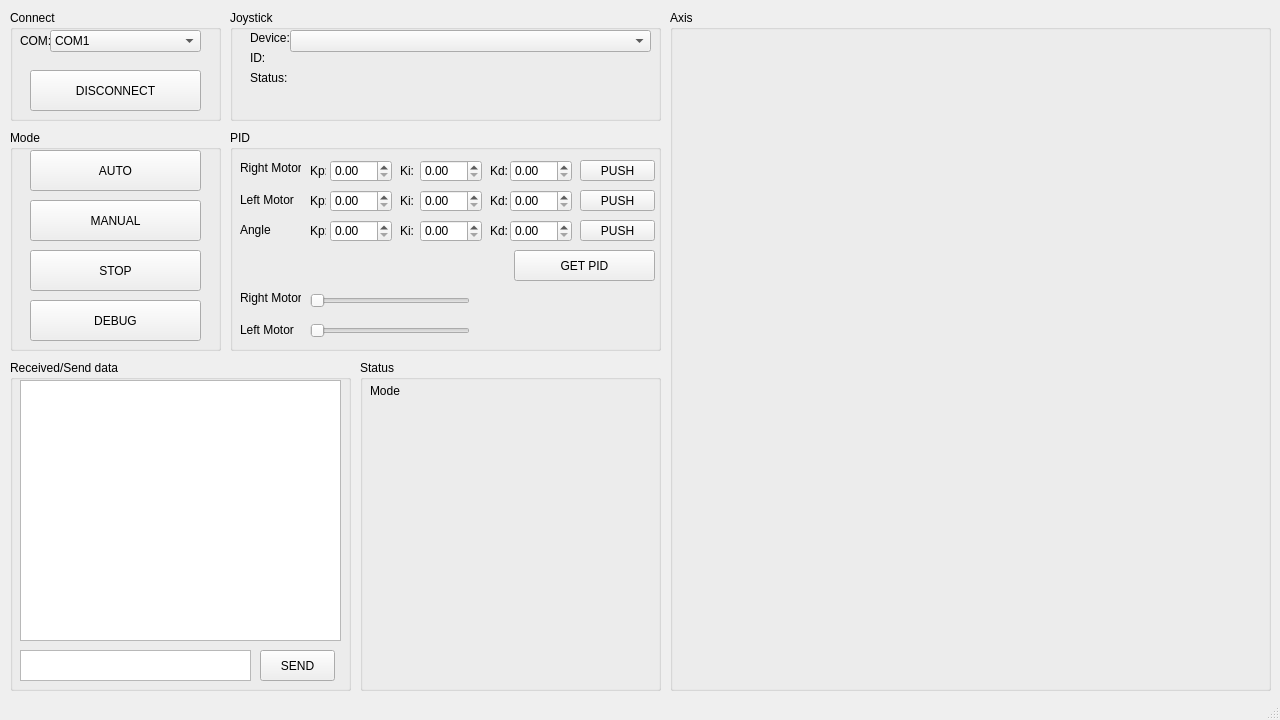
<?xml version="1.0" encoding="UTF-8"?>
<ui version="4.0">
 <class>MK1</class>
 <widget class="QMainWindow" name="MK1">
  <property name="enabled">
   <bool>true</bool>
  </property>
  <property name="geometry">
   <rect>
    <x>0</x>
    <y>0</y>
    <width>1280</width>
    <height>720</height>
   </rect>
  </property>
  <property name="sizePolicy">
   <sizepolicy hsizetype="Fixed" vsizetype="Fixed">
    <horstretch>0</horstretch>
    <verstretch>0</verstretch>
   </sizepolicy>
  </property>
  <property name="minimumSize">
   <size>
    <width>1280</width>
    <height>720</height>
   </size>
  </property>
  <property name="maximumSize">
   <size>
    <width>1280</width>
    <height>720</height>
   </size>
  </property>
  <property name="windowTitle">
   <string>Zero 2</string>
  </property>
  <property name="windowIcon">
   <iconset>
    <normaloff>C:/Users/ASUS/Pictures/82362862_762415024581207_8972626692153540608_n.png</normaloff>C:/Users/ASUS/Pictures/82362862_762415024581207_8972626692153540608_n.png</iconset>
  </property>
  <widget class="QWidget" name="centralwidget">
   <widget class="QGroupBox" name="groupBox">
    <property name="geometry">
     <rect>
      <x>10</x>
      <y>10</y>
      <width>211</width>
      <height>111</height>
     </rect>
    </property>
    <property name="title">
     <string>Connect</string>
    </property>
    <widget class="QComboBox" name="COM">
     <property name="geometry">
      <rect>
       <x>40</x>
       <y>20</y>
       <width>151</width>
       <height>22</height>
      </rect>
     </property>
     <property name="layoutDirection">
      <enum>Qt::LeftToRight</enum>
     </property>
     <property name="currentText">
      <string>COM1</string>
     </property>
     <item>
      <property name="text">
       <string>COM1</string>
      </property>
     </item>
     <item>
      <property name="text">
       <string>COM2</string>
      </property>
     </item>
     <item>
      <property name="text">
       <string>COM3</string>
      </property>
     </item>
     <item>
      <property name="text">
       <string>COM4</string>
      </property>
     </item>
     <item>
      <property name="text">
       <string>COM5</string>
      </property>
     </item>
     <item>
      <property name="text">
       <string>COM6</string>
      </property>
     </item>
     <item>
      <property name="text">
       <string>COM7</string>
      </property>
     </item>
     <item>
      <property name="text">
       <string>COM8</string>
      </property>
     </item>
     <item>
      <property name="text">
       <string>COM9</string>
      </property>
     </item>
     <item>
      <property name="text">
       <string>COM10</string>
      </property>
     </item>
     <item>
      <property name="text">
       <string>COM11</string>
      </property>
     </item>
     <item>
      <property name="text">
       <string>COM12</string>
      </property>
     </item>
     <item>
      <property name="text">
       <string>COM13</string>
      </property>
     </item>
     <item>
      <property name="text">
       <string>COM14</string>
      </property>
     </item>
    </widget>
    <widget class="QPushButton" name="connect">
     <property name="geometry">
      <rect>
       <x>20</x>
       <y>60</y>
       <width>171</width>
       <height>41</height>
      </rect>
     </property>
     <property name="text">
      <string>DISCONNECT</string>
     </property>
    </widget>
    <widget class="QLabel" name="label">
     <property name="geometry">
      <rect>
       <x>10</x>
       <y>20</y>
       <width>31</width>
       <height>21</height>
      </rect>
     </property>
     <property name="text">
      <string>COM:</string>
     </property>
    </widget>
   </widget>
   <widget class="QGroupBox" name="groupBox_2">
    <property name="geometry">
     <rect>
      <x>230</x>
      <y>10</y>
      <width>431</width>
      <height>111</height>
     </rect>
    </property>
    <property name="title">
     <string>Joystick</string>
    </property>
    <widget class="QLabel" name="label_2">
     <property name="geometry">
      <rect>
       <x>20</x>
       <y>20</y>
       <width>47</width>
       <height>16</height>
      </rect>
     </property>
     <property name="text">
      <string>Device:</string>
     </property>
    </widget>
    <widget class="QLabel" name="label_3">
     <property name="geometry">
      <rect>
       <x>20</x>
       <y>40</y>
       <width>47</width>
       <height>16</height>
      </rect>
     </property>
     <property name="text">
      <string>ID:</string>
     </property>
    </widget>
    <widget class="QLabel" name="ID_device">
     <property name="geometry">
      <rect>
       <x>60</x>
       <y>40</y>
       <width>361</width>
       <height>16</height>
      </rect>
     </property>
     <property name="text">
      <string/>
     </property>
    </widget>
    <widget class="QLabel" name="label_4">
     <property name="geometry">
      <rect>
       <x>20</x>
       <y>60</y>
       <width>47</width>
       <height>16</height>
      </rect>
     </property>
     <property name="text">
      <string>Status:</string>
     </property>
    </widget>
    <widget class="QLabel" name="SS_device">
     <property name="geometry">
      <rect>
       <x>60</x>
       <y>60</y>
       <width>361</width>
       <height>16</height>
      </rect>
     </property>
     <property name="text">
      <string/>
     </property>
    </widget>
    <widget class="QComboBox" name="device">
     <property name="geometry">
      <rect>
       <x>60</x>
       <y>20</y>
       <width>361</width>
       <height>22</height>
      </rect>
     </property>
    </widget>
   </widget>
   <widget class="QGroupBox" name="choice_mode">
    <property name="geometry">
     <rect>
      <x>10</x>
      <y>130</y>
      <width>211</width>
      <height>221</height>
     </rect>
    </property>
    <property name="title">
     <string>Mode</string>
    </property>
    <widget class="QPushButton" name="auto_2">
     <property name="geometry">
      <rect>
       <x>20</x>
       <y>20</y>
       <width>171</width>
       <height>41</height>
      </rect>
     </property>
     <property name="text">
      <string>AUTO</string>
     </property>
    </widget>
    <widget class="QPushButton" name="manual">
     <property name="geometry">
      <rect>
       <x>20</x>
       <y>70</y>
       <width>171</width>
       <height>41</height>
      </rect>
     </property>
     <property name="text">
      <string>MANUAL</string>
     </property>
    </widget>
    <widget class="QPushButton" name="stop">
     <property name="geometry">
      <rect>
       <x>20</x>
       <y>120</y>
       <width>171</width>
       <height>41</height>
      </rect>
     </property>
     <property name="text">
      <string>STOP</string>
     </property>
    </widget>
    <widget class="QPushButton" name="debug">
     <property name="geometry">
      <rect>
       <x>20</x>
       <y>170</y>
       <width>171</width>
       <height>41</height>
      </rect>
     </property>
     <property name="text">
      <string>DEBUG</string>
     </property>
    </widget>
   </widget>
   <widget class="QGroupBox" name="groupBox_4">
    <property name="geometry">
     <rect>
      <x>10</x>
      <y>360</y>
      <width>341</width>
      <height>331</height>
     </rect>
    </property>
    <property name="title">
     <string>Received/Send data</string>
    </property>
    <widget class="QTextBrowser" name="re_se_data">
     <property name="enabled">
      <bool>true</bool>
     </property>
     <property name="geometry">
      <rect>
       <x>10</x>
       <y>20</y>
       <width>321</width>
       <height>261</height>
      </rect>
     </property>
     <property name="sizePolicy">
      <sizepolicy hsizetype="Fixed" vsizetype="Fixed">
       <horstretch>0</horstretch>
       <verstretch>0</verstretch>
      </sizepolicy>
     </property>
     <property name="html">
      <string>&lt;!DOCTYPE HTML PUBLIC &quot;-//W3C//DTD HTML 4.0//EN&quot; &quot;http://www.w3.org/TR/REC-html40/strict.dtd&quot;&gt;
&lt;html&gt;&lt;head&gt;&lt;meta name=&quot;qrichtext&quot; content=&quot;1&quot; /&gt;&lt;style type=&quot;text/css&quot;&gt;
p, li { white-space: pre-wrap; }
&lt;/style&gt;&lt;/head&gt;&lt;body style=&quot; font-family:'MS Shell Dlg 2'; font-size:8.25pt; font-weight:400; font-style:normal;&quot;&gt;
&lt;p style=&quot;-qt-paragraph-type:empty; margin-top:0px; margin-bottom:0px; margin-left:0px; margin-right:0px; -qt-block-indent:0; text-indent:0px;&quot;&gt;&lt;br /&gt;&lt;/p&gt;&lt;/body&gt;&lt;/html&gt;</string>
     </property>
    </widget>
    <widget class="QTextEdit" name="testsend">
     <property name="geometry">
      <rect>
       <x>10</x>
       <y>290</y>
       <width>231</width>
       <height>31</height>
      </rect>
     </property>
    </widget>
    <widget class="QPushButton" name="send">
     <property name="geometry">
      <rect>
       <x>250</x>
       <y>290</y>
       <width>75</width>
       <height>31</height>
      </rect>
     </property>
     <property name="text">
      <string>SEND</string>
     </property>
    </widget>
   </widget>
   <widget class="QGroupBox" name="gr_axis">
    <property name="geometry">
     <rect>
      <x>670</x>
      <y>10</y>
      <width>601</width>
      <height>681</height>
     </rect>
    </property>
    <property name="title">
     <string>Axis</string>
    </property>
    <widget class="PlotWidget" name="xaxis" native="true">
     <property name="geometry">
      <rect>
       <x>10</x>
       <y>20</y>
       <width>281</width>
       <height>211</height>
      </rect>
     </property>
     <property name="sizePolicy">
      <sizepolicy hsizetype="Fixed" vsizetype="Fixed">
       <horstretch>0</horstretch>
       <verstretch>0</verstretch>
      </sizepolicy>
     </property>
    </widget>
    <widget class="PlotWidget" name="yaxis" native="true">
     <property name="geometry">
      <rect>
       <x>310</x>
       <y>20</y>
       <width>281</width>
       <height>211</height>
      </rect>
     </property>
     <property name="sizePolicy">
      <sizepolicy hsizetype="Fixed" vsizetype="Fixed">
       <horstretch>0</horstretch>
       <verstretch>0</verstretch>
      </sizepolicy>
     </property>
    </widget>
    <widget class="PlotWidget" name="xaxis_1" native="true">
     <property name="geometry">
      <rect>
       <x>310</x>
       <y>250</y>
       <width>281</width>
       <height>201</height>
      </rect>
     </property>
     <property name="sizePolicy">
      <sizepolicy hsizetype="Fixed" vsizetype="Fixed">
       <horstretch>0</horstretch>
       <verstretch>0</verstretch>
      </sizepolicy>
     </property>
    </widget>
    <widget class="PlotWidget" name="yaxis_1" native="true">
     <property name="geometry">
      <rect>
       <x>10</x>
       <y>250</y>
       <width>281</width>
       <height>201</height>
      </rect>
     </property>
     <property name="sizePolicy">
      <sizepolicy hsizetype="Fixed" vsizetype="Fixed">
       <horstretch>0</horstretch>
       <verstretch>0</verstretch>
      </sizepolicy>
     </property>
    </widget>
    <widget class="PlotWidget" name="general" native="true">
     <property name="geometry">
      <rect>
       <x>10</x>
       <y>470</y>
       <width>281</width>
       <height>201</height>
      </rect>
     </property>
     <property name="sizePolicy">
      <sizepolicy hsizetype="Fixed" vsizetype="Fixed">
       <horstretch>0</horstretch>
       <verstretch>0</verstretch>
      </sizepolicy>
     </property>
    </widget>
    <widget class="PlotWidget" name="general_2" native="true">
     <property name="geometry">
      <rect>
       <x>310</x>
       <y>470</y>
       <width>281</width>
       <height>201</height>
      </rect>
     </property>
     <property name="sizePolicy">
      <sizepolicy hsizetype="Fixed" vsizetype="Fixed">
       <horstretch>0</horstretch>
       <verstretch>0</verstretch>
      </sizepolicy>
     </property>
    </widget>
   </widget>
   <widget class="QGroupBox" name="tunepid">
    <property name="geometry">
     <rect>
      <x>230</x>
      <y>130</y>
      <width>431</width>
      <height>221</height>
     </rect>
    </property>
    <property name="title">
     <string>PID</string>
    </property>
    <widget class="QPushButton" name="pushpid">
     <property name="geometry">
      <rect>
       <x>350</x>
       <y>30</y>
       <width>75</width>
       <height>21</height>
      </rect>
     </property>
     <property name="text">
      <string>PUSH</string>
     </property>
    </widget>
    <widget class="QLabel" name="label_6">
     <property name="geometry">
      <rect>
       <x>80</x>
       <y>30</y>
       <width>16</width>
       <height>21</height>
      </rect>
     </property>
     <property name="text">
      <string>Kp:</string>
     </property>
    </widget>
    <widget class="QLabel" name="label_8">
     <property name="geometry">
      <rect>
       <x>170</x>
       <y>30</y>
       <width>16</width>
       <height>21</height>
      </rect>
     </property>
     <property name="text">
      <string>Ki:</string>
     </property>
    </widget>
    <widget class="QLabel" name="label_7">
     <property name="geometry">
      <rect>
       <x>260</x>
       <y>30</y>
       <width>21</width>
       <height>21</height>
      </rect>
     </property>
     <property name="text">
      <string>Kd:</string>
     </property>
    </widget>
    <widget class="QDoubleSpinBox" name="kp">
     <property name="geometry">
      <rect>
       <x>100</x>
       <y>30</y>
       <width>62</width>
       <height>22</height>
      </rect>
     </property>
     <property name="maximum">
      <double>10000.000000000000000</double>
     </property>
    </widget>
    <widget class="QDoubleSpinBox" name="ki">
     <property name="geometry">
      <rect>
       <x>190</x>
       <y>30</y>
       <width>62</width>
       <height>22</height>
      </rect>
     </property>
     <property name="maximum">
      <double>10000.000000000000000</double>
     </property>
    </widget>
    <widget class="QDoubleSpinBox" name="kd">
     <property name="geometry">
      <rect>
       <x>280</x>
       <y>30</y>
       <width>62</width>
       <height>22</height>
      </rect>
     </property>
     <property name="maximum">
      <double>10000.000000000000000</double>
     </property>
    </widget>
    <widget class="QLabel" name="label_11">
     <property name="geometry">
      <rect>
       <x>170</x>
       <y>60</y>
       <width>16</width>
       <height>21</height>
      </rect>
     </property>
     <property name="text">
      <string>Ki:</string>
     </property>
    </widget>
    <widget class="QPushButton" name="pushpid_1">
     <property name="geometry">
      <rect>
       <x>350</x>
       <y>60</y>
       <width>75</width>
       <height>21</height>
      </rect>
     </property>
     <property name="text">
      <string>PUSH</string>
     </property>
    </widget>
    <widget class="QLabel" name="label_10">
     <property name="geometry">
      <rect>
       <x>260</x>
       <y>60</y>
       <width>21</width>
       <height>21</height>
      </rect>
     </property>
     <property name="text">
      <string>Kd:</string>
     </property>
    </widget>
    <widget class="QDoubleSpinBox" name="kp_1">
     <property name="geometry">
      <rect>
       <x>100</x>
       <y>60</y>
       <width>62</width>
       <height>22</height>
      </rect>
     </property>
     <property name="maximum">
      <double>10000.000000000000000</double>
     </property>
    </widget>
    <widget class="QDoubleSpinBox" name="ki_1">
     <property name="geometry">
      <rect>
       <x>190</x>
       <y>60</y>
       <width>62</width>
       <height>22</height>
      </rect>
     </property>
     <property name="maximum">
      <double>10000.000000000000000</double>
     </property>
    </widget>
    <widget class="QLabel" name="label_9">
     <property name="geometry">
      <rect>
       <x>80</x>
       <y>60</y>
       <width>16</width>
       <height>21</height>
      </rect>
     </property>
     <property name="text">
      <string>Kp:</string>
     </property>
    </widget>
    <widget class="QDoubleSpinBox" name="kd_1">
     <property name="geometry">
      <rect>
       <x>280</x>
       <y>60</y>
       <width>62</width>
       <height>22</height>
      </rect>
     </property>
     <property name="maximum">
      <double>10000.000000000000000</double>
     </property>
    </widget>
    <widget class="QLabel" name="label_12">
     <property name="geometry">
      <rect>
       <x>170</x>
       <y>90</y>
       <width>16</width>
       <height>21</height>
      </rect>
     </property>
     <property name="text">
      <string>Ki:</string>
     </property>
    </widget>
    <widget class="QPushButton" name="pushpid_2">
     <property name="geometry">
      <rect>
       <x>350</x>
       <y>90</y>
       <width>75</width>
       <height>21</height>
      </rect>
     </property>
     <property name="text">
      <string>PUSH</string>
     </property>
    </widget>
    <widget class="QLabel" name="label_13">
     <property name="geometry">
      <rect>
       <x>260</x>
       <y>90</y>
       <width>21</width>
       <height>21</height>
      </rect>
     </property>
     <property name="text">
      <string>Kd:</string>
     </property>
    </widget>
    <widget class="QDoubleSpinBox" name="kp_2">
     <property name="geometry">
      <rect>
       <x>100</x>
       <y>90</y>
       <width>62</width>
       <height>22</height>
      </rect>
     </property>
     <property name="maximum">
      <double>10000.000000000000000</double>
     </property>
    </widget>
    <widget class="QDoubleSpinBox" name="ki_2">
     <property name="geometry">
      <rect>
       <x>190</x>
       <y>90</y>
       <width>62</width>
       <height>22</height>
      </rect>
     </property>
     <property name="maximum">
      <double>10000.000000000000000</double>
     </property>
    </widget>
    <widget class="QLabel" name="label_14">
     <property name="geometry">
      <rect>
       <x>80</x>
       <y>90</y>
       <width>16</width>
       <height>21</height>
      </rect>
     </property>
     <property name="text">
      <string>Kp:</string>
     </property>
    </widget>
    <widget class="QDoubleSpinBox" name="kd_2">
     <property name="geometry">
      <rect>
       <x>280</x>
       <y>90</y>
       <width>62</width>
       <height>22</height>
      </rect>
     </property>
     <property name="maximum">
      <double>10000.000000000000000</double>
     </property>
    </widget>
    <widget class="QLabel" name="label_15">
     <property name="geometry">
      <rect>
       <x>10</x>
       <y>30</y>
       <width>61</width>
       <height>16</height>
      </rect>
     </property>
     <property name="text">
      <string>Right Motor</string>
     </property>
    </widget>
    <widget class="QLabel" name="label_16">
     <property name="geometry">
      <rect>
       <x>10</x>
       <y>60</y>
       <width>61</width>
       <height>20</height>
      </rect>
     </property>
     <property name="text">
      <string>Left Motor</string>
     </property>
    </widget>
    <widget class="QLabel" name="label_17">
     <property name="geometry">
      <rect>
       <x>10</x>
       <y>90</y>
       <width>47</width>
       <height>20</height>
      </rect>
     </property>
     <property name="text">
      <string>Angle</string>
     </property>
    </widget>
    <widget class="QPushButton" name="getoldpid">
     <property name="geometry">
      <rect>
       <x>284</x>
       <y>120</y>
       <width>141</width>
       <height>31</height>
      </rect>
     </property>
     <property name="text">
      <string>GET PID</string>
     </property>
    </widget>
    <widget class="QSlider" name="rightspeed">
     <property name="geometry">
      <rect>
       <x>80</x>
       <y>160</y>
       <width>160</width>
       <height>22</height>
      </rect>
     </property>
     <property name="maximum">
      <number>100</number>
     </property>
     <property name="orientation">
      <enum>Qt::Horizontal</enum>
     </property>
    </widget>
    <widget class="QSlider" name="leftspeed">
     <property name="geometry">
      <rect>
       <x>80</x>
       <y>190</y>
       <width>160</width>
       <height>22</height>
      </rect>
     </property>
     <property name="maximum">
      <number>100</number>
     </property>
     <property name="orientation">
      <enum>Qt::Horizontal</enum>
     </property>
    </widget>
    <widget class="QLabel" name="label_30">
     <property name="geometry">
      <rect>
       <x>10</x>
       <y>160</y>
       <width>61</width>
       <height>16</height>
      </rect>
     </property>
     <property name="text">
      <string>Right Motor</string>
     </property>
    </widget>
    <widget class="QLabel" name="label_31">
     <property name="geometry">
      <rect>
       <x>10</x>
       <y>190</y>
       <width>61</width>
       <height>20</height>
      </rect>
     </property>
     <property name="text">
      <string>Left Motor</string>
     </property>
    </widget>
    <widget class="QLabel" name="Rightpercent">
     <property name="geometry">
      <rect>
       <x>260</x>
       <y>160</y>
       <width>47</width>
       <height>21</height>
      </rect>
     </property>
     <property name="text">
      <string/>
     </property>
    </widget>
    <widget class="QLabel" name="Leftpercent">
     <property name="geometry">
      <rect>
       <x>260</x>
       <y>190</y>
       <width>47</width>
       <height>21</height>
      </rect>
     </property>
     <property name="text">
      <string/>
     </property>
    </widget>
   </widget>
   <widget class="QGroupBox" name="groupBox_7">
    <property name="geometry">
     <rect>
      <x>360</x>
      <y>360</y>
      <width>301</width>
      <height>331</height>
     </rect>
    </property>
    <property name="title">
     <string>Status</string>
    </property>
    <widget class="QLabel" name="label_5">
     <property name="geometry">
      <rect>
       <x>10</x>
       <y>20</y>
       <width>31</width>
       <height>21</height>
      </rect>
     </property>
     <property name="text">
      <string>Mode:</string>
     </property>
    </widget>
    <widget class="QLabel" name="controlmode_label">
     <property name="geometry">
      <rect>
       <x>50</x>
       <y>20</y>
       <width>47</width>
       <height>21</height>
      </rect>
     </property>
     <property name="text">
      <string/>
     </property>
    </widget>
   </widget>
   <zorder>groupBox_2</zorder>
   <zorder>groupBox</zorder>
   <zorder>choice_mode</zorder>
   <zorder>groupBox_4</zorder>
   <zorder>gr_axis</zorder>
   <zorder>tunepid</zorder>
   <zorder>groupBox_7</zorder>
  </widget>
  <widget class="QStatusBar" name="statusbar"/>
 </widget>
 <customwidgets>
  <customwidget>
   <class>PlotWidget</class>
   <extends>QWidget</extends>
   <header>pyqtgraph</header>
   <container>1</container>
  </customwidget>
 </customwidgets>
 <resources/>
 <connections/>
</ui>
